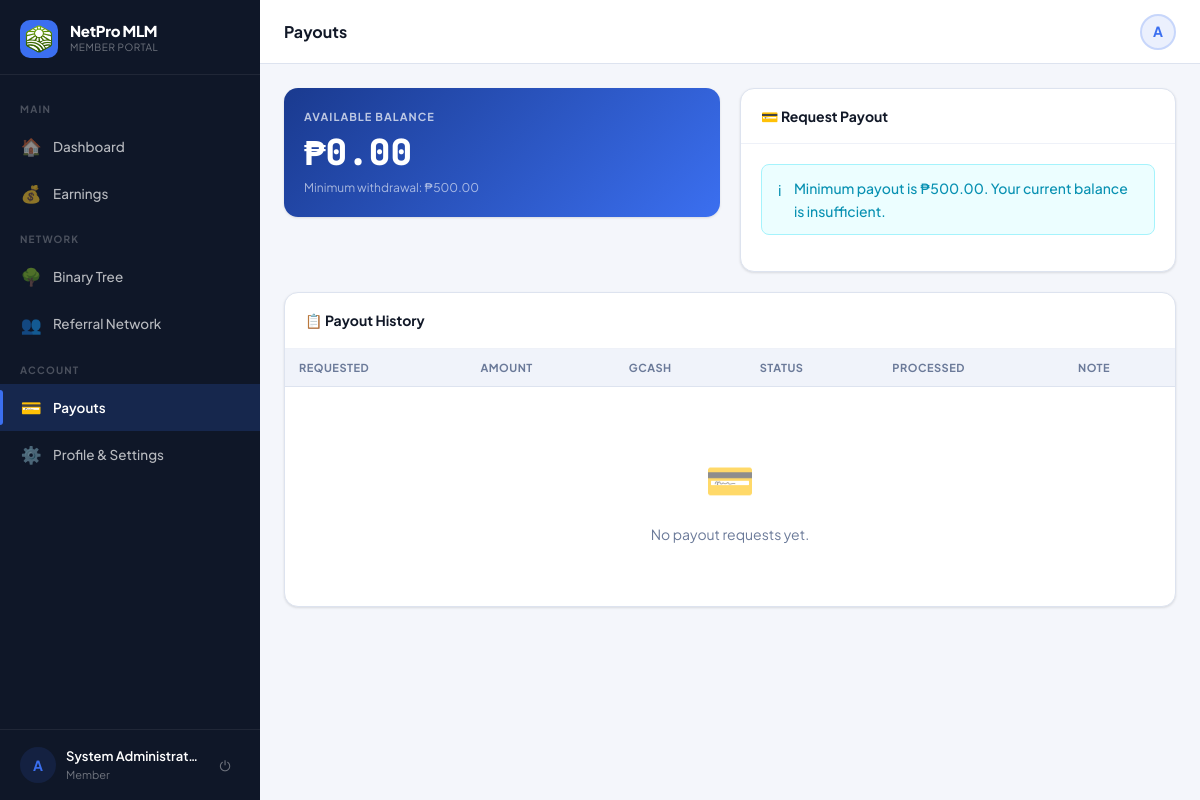
Page /?page=payout (signed in) on the committed database.
### tables this page shows
CREATE TABLE users (
  id                INT UNSIGNED AUTO_INCREMENT PRIMARY KEY,
  username          VARCHAR(40)  NOT NULL UNIQUE,
  password_hash     VARCHAR(255) NOT NULL,
  role              ENUM('member','admin') NOT NULL DEFAULT 'member',
  package_id        INT UNSIGNED NULL,
  reg_code_id       INT UNSIGNED NULL,

   
  sponsor_id        INT UNSIGNED NULL,
  binary_parent_id  INT UNSIGNED NULL,
  binary_position   ENUM('left','right') NULL,

   
  left_count        INT UNSIGNED NOT NULL DEFAULT 0,
  right_count       INT UNSIGNED NOT NULL DEFAULT 0,
  pairs_paid        INT UNSIGNED NOT NULL DEFAULT 0,
  pairs_flushed     INT UNSIGNED NOT NULL DEFAULT 0,
  pairs_paid_today  INT UNSIGNED NOT NULL DEFAULT 0,   

   
  full_name         VARCHAR(120) NULL,
  email             VARCHAR(120) NULL,
  mobile            VARCHAR(20)  NULL,
  gcash_number      VARCHAR(20)  NULL,
  address           TEXT         NULL,
  photo             VARCHAR(200) NULL,

  ewallet_balance   DECIMAL(14,2) NOT NULL DEFAULT 0.00,
  status            ENUM('active','suspended','pending') NOT NULL DEFAULT 'active',
  joined_at         TIMESTAMP DEFAULT CURRENT_TIMESTAMP,
  last_login        TIMESTAMP NULL,

  FOREIGN KEY (sponsor_id)       REFERENCES users(id) ON DELETE SET NULL,
  FOREIGN KEY (binary_parent_id) REFERENCES users(id) ON DELETE SET NULL,
  FOREIGN KEY (package_id)       REFERENCES packages(id) ON DELETE SET NULL
);

### controllers/MemberController.php (called while the page is built, shortened)
<?php
class MemberController
{
    public function payout(): void
    {
        Auth::guard('member');
        $userId  = Auth::id();
        $user    = Auth::user();
        $history = Payout::forUser($userId);
        require 'views/member/payout.php';
    }
}

### index.php (called while the page is built, shortened)
<?php
require_once 'config/db.php';
require_once 'core/helpers.php';
require_once 'core/Auth.php';
if (setting('maintenance_mode') === '1' && !Auth::isAdmin()) {
    $name = setting('site_name', APP_NAME);
    http_response_code(503);
    die("<!doctype html><html><head><meta charset='UTF-8'><title>Maintenance — {$name}</title>
    <style>body{font-family:system-ui;display:flex;align-items:center;justify-content:center;min-height:100vh;margin:0;background:#f4f6fb;}
    .box{text-align:center;padding:40px;max-width:400px;}h1{font-size:24px;}p{color:#6b7a99;}</style>
    </head><body><div class='box'><div style='font-size:50px;margin-bottom:16px;'>🔧</div>
    <h1>{$name}</h1><p>We're performing scheduled maintenance. We'll be back shortly.</p></div></body></html>");
}
$page = $_GET['page'] ?? 'login';
$route = $routes[$page] ?? null;
[$ctrlClass, $method, $role] = $route;
(new $ctrlClass())->$method();

### config/db.php (called while the page is built, shortened)
<?php
function db(): PDO
{
    static $pdo = null;
    if ($pdo === null) {
        $dsn = sprintf(
            'mysql:host=%s;port=%s;dbname=%s;charset=utf8mb4',
            DB_HOST,
            DB_PORT,
            DB_NAME
        );
        try {
            $pdo = new PDO($dsn, DB_USER, DB_PASS, [
                PDO::ATTR_ERRMODE            => PDO::ERRMODE_EXCEPTION,
                PDO::ATTR_DEFAULT_FETCH_MODE => PDO::FETCH_ASSOC,
                PDO::ATTR_EMULATE_PREPARES   => false,
                PDO::MYSQL_ATTR_FOUND_ROWS   => true,
            ]);
        } catch (PDOException $e) {
            if (APP_ENV === 'development') {
                die('<pre>Database connection failed: ' . $e->getMessage() . '</pre>');
            }
            die('Service temporarily unavailable. Please try again later.');
        }
    }
    return $pdo;
}

### core/helpers.php (called while the page is built, shortened)
<?php
function e(mixed $val): string
{
    return htmlspecialchars((string) $val, ENT_QUOTES | ENT_SUBSTITUTE, 'UTF-8');
}
function fmt_money(float $n, bool $showSign = false): string
{
    $formatted = '₱' . number_format(abs($n), 2);
    return $formatted;
}
function current_page(): string
{
    return $_GET['page'] ?? 'login';
}
function setting(string $key, string $default = ''): string
{
    static $cache = [];
    if (!array_key_exists($key, $cache)) {
        $st = db()->prepare('SELECT value FROM settings WHERE key_name = ?');
        $st->execute([$key]);
        $cache[$key] = $st->fetchColumn() ?: $default;
    }
    return $cache[$key];
}

### core/Auth.php (called while the page is built, shortened)
<?php
class Auth
{
    public static function check(): bool
    {
        return isset($_SESSION['user_id']) && (int)$_SESSION['user_id'] > 0;
    }
    public static function isAdmin(): bool
    {
        return self::check() && $_SESSION['user_role'] === 'admin';
    }
    public static function id(): int
    {
        return (int)($_SESSION['user_id'] ?? 0);
    }
    public static function user(): array
    {
        static $user = null;
        if ($user === null) {
            $st = db()->prepare(
                'SELECT u.*, p.name AS package_name, p.pairing_bonus, p.daily_pair_cap,
                        p.direct_ref_bonus,
                        sp.username AS sponsor_username,
                        bp.username AS binary_parent_username
                 FROM   users u
                 LEFT JOIN packages p  ON p.id  = u.package_id
                 LEFT JOIN users sp    ON sp.id = u.sponsor_id
                 LEFT JOIN users bp    ON bp.id = u.binary_parent_id
                 WHERE  u.id = ?'
            );
            $st->execute([self::id()]);
            $user = $st->fetch() ?: [];
        }
        return $user;
    }
    public static function guard(string $role = 'member'): void
    {
        $u = self::user();
    }
}

### views/member/payout.php (the view, shortened to what this page needs)
<?php
$pageTitle       = 'Payouts';
$minPayout       = (float)setting('min_payout', '500');
$availableBalance = (float)$user['ewallet_balance'];
?>
<!DOCTYPE html>
<html lang="en">
<head>
  <title><?= e($pageTitle . ' — ' . setting('site_name', APP_NAME)) ?></title>
  <link rel="stylesheet" href="<?= APP_URL ?>/assets/css/main.css">
  <link rel="stylesheet" href="<?= APP_URL ?>/assets/css/layout.css">
  <link rel="stylesheet" href="<?= APP_URL ?>/assets/css/components.css">
</head>
<body>
<div class="shell">
  <?php require 'views/partials/sidebar_member.php'; ?>
  <div class="main-area">
    <?php require 'views/partials/topbar.php'; ?>
    <main class="page-content">
      <div class="grid-2" style="gap:20px;align-items:start;margin-bottom:20px;">
        <div class="card" style="background:linear-gradient(135deg,#1a3a8f,#3b6ff0);border:none;color:#fff;">
          <div class="card-body">
            <div style="font-size:11px;font-weight:700;letter-spacing:1px;text-transform:uppercase;opacity:.7;margin-bottom:8px;">Available Balance</div>
            <div style="font-size:36px;font-weight:800;font-family:var(--font-mono);line-height:1;"><?= fmt_money($availableBalance) ?></div>
            <div style="font-size:12px;opacity:.6;margin-top:8px;">Minimum withdrawal: <?= fmt_money($minPayout) ?></div>
          </div>
        </div>
        <div class="card">
          <div class="card-header"><span class="card-title">💳 Request Payout</span></div>
          <div class="card-body">
            <?php
            $hasPending = false;
            ?>
            <?php if ($hasPending): ?>
              <div class="alert alert-warning">
                <span class="alert-icon">⏳</span>
                You already have a pending payout request. Please wait for it to be processed.
              </div>
            <?php elseif ($availableBalance < $minPayout): ?>
              <div class="alert alert-info">
                <span class="alert-icon">ℹ</span>
                Minimum payout is <?= fmt_money($minPayout) ?>. Your current balance is insufficient.
              </div>
            <?php endif; ?>
          </div>
        </div>
      </div>
      <div class="card">
        <div class="card-header">
          <span class="card-title">📋 Payout History</span>
        </div>
        <div class="table-wrap">
          <table class="data-table">
            <thead>
              <tr>
                <th>Requested</th>
                <th>Amount</th>
                <th>GCash</th>
                <th>Status</th>
                <th>Processed</th>
                <th>Note</th>
              </tr>
            </thead>
            <tbody>
              <?php if (empty($history['data'])): ?>
              <tr><td colspan="6">
                <div class="empty-state"><div class="empty-icon">💳</div><p>No payout requests yet.</p></div>
              </td></tr>
              <?php else: foreach ($history['data'] as $row): ?>
              <tr>
                <td class="td-muted" style="font-size:12px;"><?= fmt_datetime($row['requested_at']) ?></td>
                <td class="text-mono" style="font-weight:700;"><?= fmt_money($row['amount']) ?></td>
                <td class="td-muted text-mono"><?= e($row['gcash_number']) ?></td>
                <td>
                  <?php $badge = match($row['status']) {
                    'pending'   => 'badge-warning',
                    'approved'  => 'badge-info',
                    'completed' => 'badge-success',
                    'rejected'  => 'badge-danger',
                    default     => 'badge-neutral'
                  }; ?>
                  <span class="badge <?= $badge ?>"><?= ucfirst($row['status']) ?></span>
                </td>
                <td class="td-muted" style="font-size:12px;"><?= $row['processed_at'] ? fmt_datetime($row['processed_at']) : '—' ?></td>
                <td class="td-muted" style="font-size:12px;max-width:140px;overflow:hidden;text-overflow:ellipsis;white-space:nowrap;">
                  <?= $row['admin_note'] ? e($row['admin_note']) : '—' ?>
                </td>
              </tr>
              <?php endforeach; endif; ?>
            </tbody>
          </table>
        </div>
      </div>
    </main>
  </div>
</div>
</body>
</html>

### views/partials/sidebar_member.php (shortened to what this page needs)
<?php
$currentPage = current_page();
$user        = Auth::user();
$initials    = strtoupper(substr($user['username'] ?? 'U', 0, 1));
$displayName = $user['full_name'] ?: ('@' . $user['username']);
?>
<aside class="sidebar" id="sidebar">
  <div class="sidebar-brand">
    <div class="brand-icon"><img src="<?= APP_URL ?>/assets/img/logo.png" alt="Logo" style="width:28px;height:28px;object-fit:contain;"></div>
    <div>
      <div class="brand-name"><?= e(setting('site_name', APP_NAME)) ?></div>
      <div class="brand-sub">Member Portal</div>
    </div>
  </div>
  <nav class="sidebar-nav">
    <div class="nav-section-label">Main</div>
    <a href="<?= APP_URL ?>/?page=dashboard"
       class="nav-item <?= $currentPage === 'dashboard' ? 'active' : '' ?>">
      <span class="nav-icon">🏠</span> Dashboard
    </a>
    <a href="<?= APP_URL ?>/?page=earnings"
       class="nav-item <?= $currentPage === 'earnings' ? 'active' : '' ?>">
      <span class="nav-icon">💰</span> Earnings
    </a>
    <div class="nav-section-label">Network</div>
    <a href="<?= APP_URL ?>/?page=genealogy&view=binary"
       class="nav-item <?= ($currentPage === 'genealogy' && ($_GET['view'] ?? '') !== 'referral') ? 'active' : '' ?>">
      <span class="nav-icon">🌳</span> Binary Tree
    </a>
    <a href="<?= APP_URL ?>/?page=genealogy&view=referral"
       class="nav-item <?= ($currentPage === 'genealogy' && ($_GET['view'] ?? '') === 'referral') ? 'active' : '' ?>">
      <span class="nav-icon">👥</span> Referral Network
    </a>
    <div class="nav-section-label">Account</div>
    <a href="<?= APP_URL ?>/?page=payout"
       class="nav-item <?= $currentPage === 'payout' ? 'active' : '' ?>">
      <span class="nav-icon">💳</span> Payouts
    </a>
    <a href="<?= APP_URL ?>/?page=profile"
       class="nav-item <?= $currentPage === 'profile' ? 'active' : '' ?>">
      <span class="nav-icon">⚙️</span> Profile & Settings
    </a>
  </nav>
  <div class="sidebar-footer">
    <div class="sidebar-user">
      <div class="user-avatar">
        <?php if ($user['photo']): ?>
          <img src="<?= APP_URL ?>/uploads/<?= e($user['photo']) ?>" alt="">
        <?php else: ?>
          <?= $initials ?>
        <?php endif; ?>
      </div>
      <div class="user-info">
        <div class="user-name"><?= e($displayName) ?></div>
        <div class="user-role"><?= e($user['package_name'] ?? 'Member') ?></div>
      </div>
      <a href="<?= APP_URL ?>/?page=logout" class="sidebar-logout" title="Log out">⏻</a>
    </div>
  </div>
</aside>

### views/partials/topbar.php (shortened to what this page needs)
<?php
$user         = Auth::user();
$initials     = strtoupper(substr($user['username'] ?? 'U', 0, 1));
?>
<header class="topbar">
  <div class="topbar-title"><?= e($pageTitle ?? 'Dashboard') ?></div>
  <div class="topbar-right">
    <a href="<?= APP_URL ?>/?page=<?= Auth::isAdmin() ? 'admin' : 'profile' ?>"
       class="topbar-avatar" title="<?= e($user['username'] ?? '') ?>">
      <?php if ($user['photo'] ?? ''): ?>
        <img src="<?= APP_URL ?>/uploads/<?= e($user['photo']) ?>" alt="">
      <?php else: ?>
        <?= $initials ?>
      <?php endif; ?>
    </a>
  </div>
</header>

### rows in the picture
users: username "A", full_name "System Administrat…", ewallet_balance "₱0.00"

### other values in the picture
setting('site_name', APP_NAME) "NetPro MLM"
$user['package_name'] "Member"
$pageTitle "Payouts"
fmt_money($minPayout) "₱500.00"
